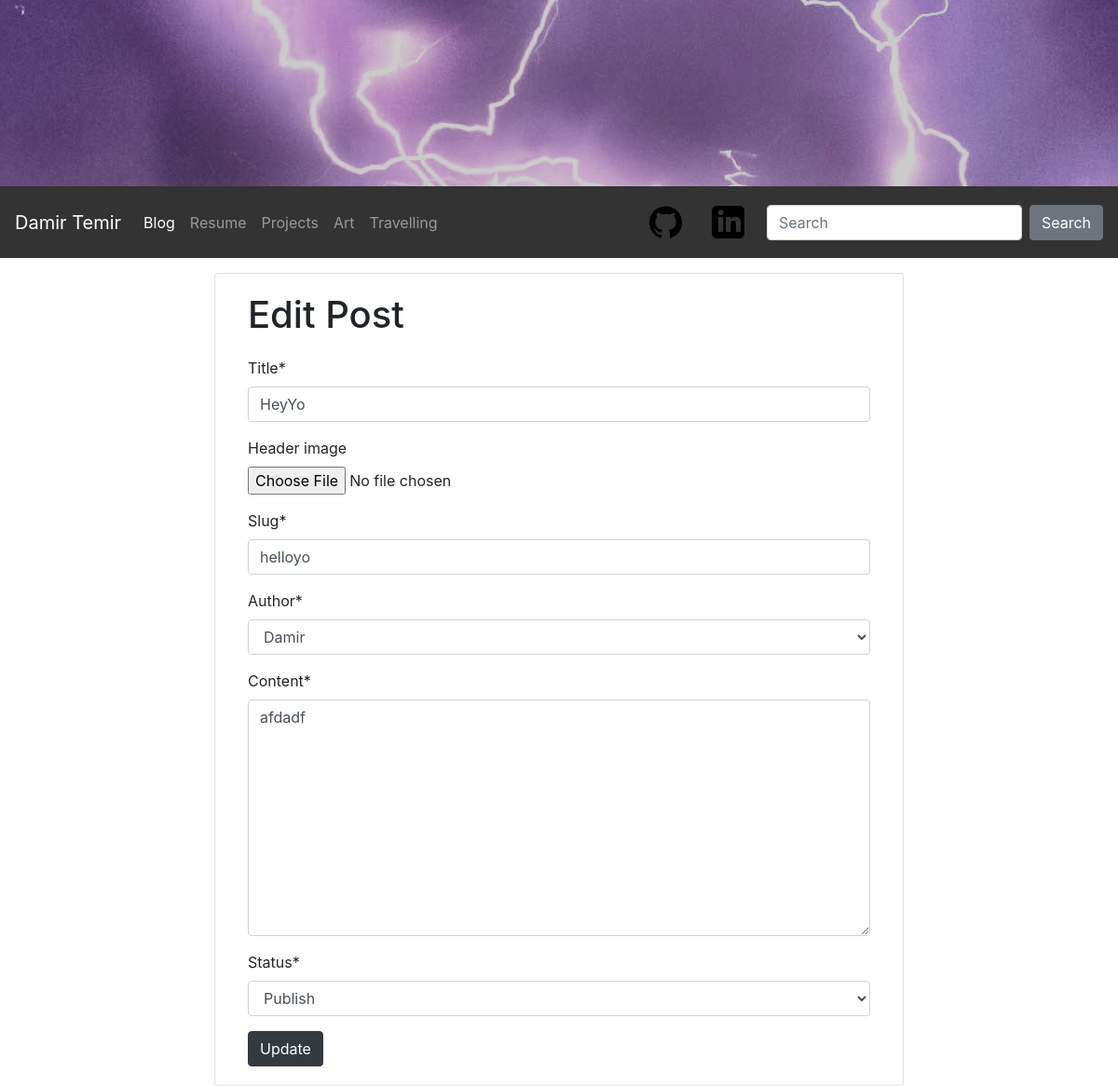
Before: /blog/helloyo/edit with the older database file.
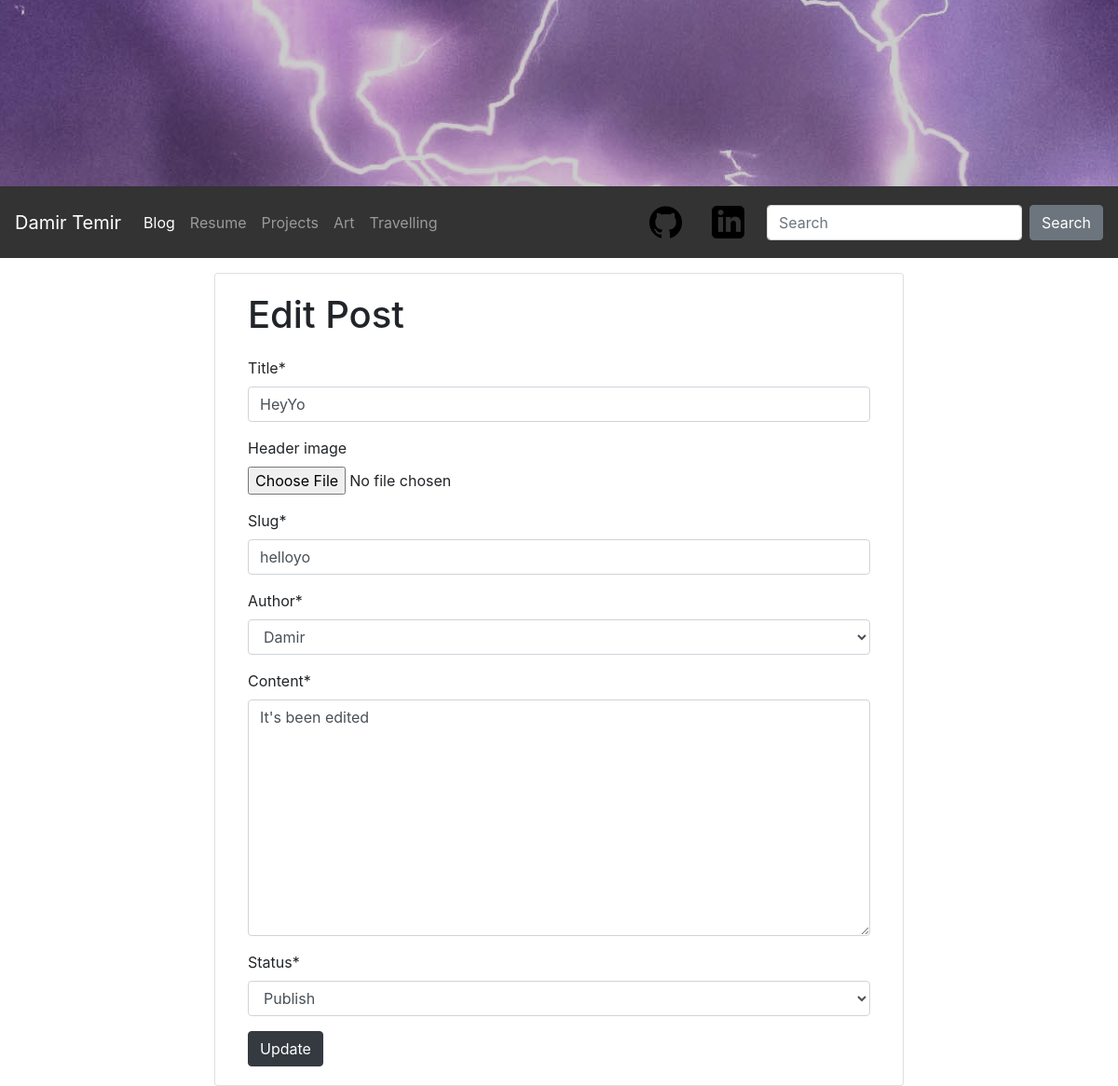
After: the same page with the newer database file.
### blog/models.py (models this page shows, shortened)
class Post(models.Model):
    title = models.CharField(max_length=100, unique=True)
    header_image = models.ImageField(null=True, blank=True, upload_to="images/")
    slug = models.SlugField(max_length=100, unique=True)
    author = models.ForeignKey(User, on_delete=models.CASCADE, related_name='blog_posts')
    updated_on = models.DateTimeField(auto_now=True)
    content = models.TextField()
    created_on = models.DateTimeField(auto_now_add=True)
    status = models.IntegerField(choices=STATUS, default=0)
    class Meta:
        ordering = ['-created_on']

### blog/views.py (the view)
# urls.py: path('<slug:slug>/edit', views.EditPostView.as_view(), name='edit_post'),
class EditPostView(UpdateView):
    model = Post
    template_name = 'blog/edit_post.html'
    form_class = EditForm

### blog/forms.py
class EditForm(forms.ModelForm):
    class Meta:
        model = Post
        fields = ('title', 'header_image', 'slug', 'author', 'content', 'status')

### blog/templates/blog/edit_post.html (shortened to what this page needs)
{% extends 'blog/nav.html' %}
{% load crispy_forms_tags %}
{% load static %}
{% block content %}
    <body>
        <div class="container align-items-center">
        <div class="col-md-8 card mx-auto mt-3 ">
          <div class="card-body">
              <h1>Edit Post</h1>
            <form method="POST" style="margin-top: 1.3em;">
                {{ form|crispy}}
              <button type="submit" class="btn btn-dark">Update</button>
            </form>
          </div>
        </div>
        </div>
    </body>
{% endblock content %}

Changed rows visible on the page:
changed Post "HeyYo": content "afdadf" → "It's been edited"
